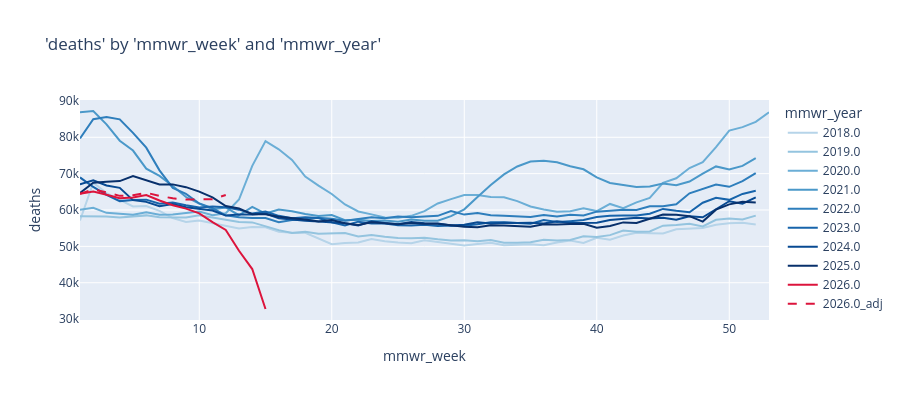

The notebook cell this image was saved under:
### Code cell
fig = charters.chart(
    df=mcd18_weekly,
    x_axis="mmwr_week",
    y_axis="deaths",
    color="mmwr_year",
    type="line",
    color_discrete_map=color_discrete_map,
)
for trace in fig.data:
    if trace.name == f"{current_year}_adj":
        trace.line.dash = "dash"
fig
